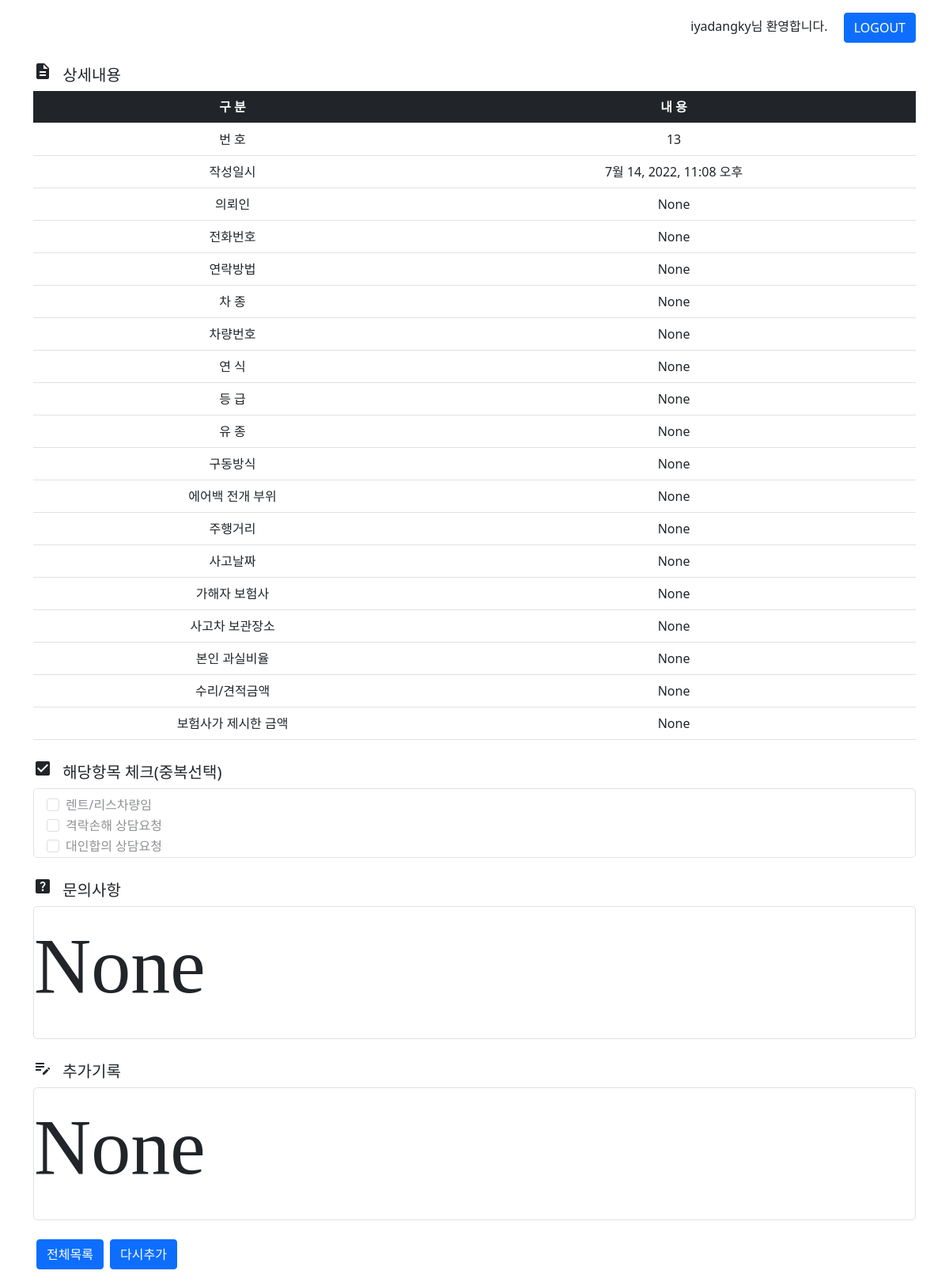
The app's page /posts/13/record/ (signed in) with its own data.
### posts/models.py (models this page shows)
class Post(models.Model):
    created_at = models.DateTimeField()
    password = models.CharField(max_length=50, null=True)
    client = models.CharField(max_length=50, null=True)
    phoneNumber = models.CharField(max_length=50, null=True)
    contact = models.CharField(max_length=50, null=True)
    carModel = models.CharField(max_length=50, null=True)
    carNumber = models.CharField(max_length=50, null=True)
    birth = models.CharField(max_length=50, null=True)
    trim = models.CharField(max_length=50, null=True)
    fuel = models.CharField(max_length=50, null=True)
    driveType = models.CharField(max_length=50, null=True)
    airbag = models.CharField(max_length=50, null=True)
    mileage = models.CharField(max_length=50, null=True)
    eventDate = models.CharField(max_length=50, null=True)
    repairCost = models.CharField(max_length=50, null=True)
    proposedCompensation = models.CharField(max_length=50, null=True)
    insuranceCompany = models.CharField(max_length=50, null=True)
    faultRatio = models.CharField(max_length=50, null=True)
    location = models.CharField(max_length=50, null=True)
    others1 = models.CharField(max_length=50, null=True)
    others2 = models.CharField(max_length=50, null=True)
    others3 = models.CharField(max_length=50, null=True)
    note = models.CharField(max_length=500, null=True)
    addition = models.CharField(max_length=500, null=True)
    price = models.CharField(max_length=50, null=True)
    opinion = models.CharField(max_length=500, null=True)
    image1 = models.FileField(upload_to='posts', null=True)
    image2 = models.FileField(upload_to='posts', null=True)
    image3 = models.FileField(upload_to='posts', null=True)
    image4 = models.FileField(upload_to='posts', null=True)
    image5 = models.FileField(upload_to='posts', null=True)
    image6 = models.FileField(upload_to='posts', null=True)
    image7 = models.FileField(upload_to='posts', null=True)
    image8 = models.FileField(upload_to='posts', null=True)
    image9 = models.FileField(upload_to='posts', null=True)
    image10 = models.FileField(upload_to='posts', null=True)
    image11 = models.FileField(upload_to='posts', null=True)
    image12 = models.FileField(upload_to='posts', null=True)
    image13 = models.FileField(upload_to='posts', null=True)
    image14 = models.FileField(upload_to='posts', null=True)
    image15 = models.FileField(upload_to='posts', null=True)
    image16 = models.FileField(upload_to='posts', null=True)
    image17 = models.FileField(upload_to='posts', null=True)

### posts/views.py (the view)
# urls.py: path('<int:post_id>/record/', views.record, name="record"),
@login_required
def record(request, post_id):
    post = Post.objects.get(id=post_id)
    post.client = request.POST.get('client')
    post.phoneNumber = request.POST.get('phoneNumber')
    post.contact = request.POST.get('contact')
    post.carModel = request.POST.get('carModel')
    post.carNumber = request.POST.get('carNumber')
    post.birth = request.POST.get('birth')
    post.trim = request.POST.get('trim')
    post.fuel = request.POST.get('fuel')
    post.driveType = request.POST.get('driveType')
    post.airbag = request.POST.get('airbag')
    post.mileage = request.POST.get('mileage')
    post.eventDate = request.POST.get('eventDate')
    post.repairCost = request.POST.get('repairCost')
    post.proposedCompensation = request.POST.get('proposedCompensation')
    post.insuranceCompany = request.POST.get('insuranceCompany')
    post.faultRatio = request.POST.get('faultRatio')
    post.location = request.POST.get('location')
    post.others1 = request.POST.get('others1')
    post.others2 = request.POST.get('others2')
    post.others3 = request.POST.get('others3')
    post.note = request.POST.get('note')
    post.addition = request.POST.get('addition')
    post.image1 = request.FILES.get('image1')
    post.image2 = request.FILES.get('image2')
    post.image3 = request.FILES.get('image3')
    post.image4 = request.FILES.get('image4')
    post.image5 = request.FILES.get('image5')
    post.image6 = request.FILES.get('image6')
    post.image13 = request.FILES.get('image13')
    post.image14 = request.FILES.get('image14')
    post.image15 = request.FILES.get('image15')
    post.image16 = request.FILES.get('image16')
    post.image17 = request.FILES.get('image17')
    post.save()
    context = {'post' : post}
    return render(request, 'posts/addition.html', context)

### posts/templates/posts/addition.html (shortened to what this page needs)
{% extends 'base.html' %}
{% load static %}
{% block content %}
    <div class="container">
        <h5><span class="material-icons me-2">description</span> 상세내용</h5>
            <table class="table mb-4">
                <thead class="table-dark text-center">
                    <tr>
                        <th class="cell">구 분</td>
                        <th>내 용</td>
                    </tr>
                </thead>
                <tbody>
                    <tr>
                        <td class="cell text-center">번 호</td>
                        <td class="text-center">{{ post.id }}</td>
                    </tr>
                    <tr>
                        <td class="cell text-center">작성일시</td>
                        <td class="text-center">{{ post.created_at }}</td>
                    </tr>
                    <tr>
                        <td class="cell text-center">의뢰인</td>
                        <td class="text-center">{{ post.client }}</td>
                    </tr>
                    <tr>
                        <td class="cell text-center">전화번호</td>
                        <td class="text-center">{{ post.phoneNumber }}</td>
                    </tr>
                    <tr>
                        <td class="cell text-center">연락방법</td>
                        <td class="text-center">{{ post.contact }}</td>
                    </tr>
                    <tr>
                        <td class="cell text-center">차 종</td>
                        <td class="text-center">{{ post.carModel }}</td>
                    </tr>
                    <tr>
                        <td class="cell text-center">차량번호</td>
                        <td class="text-center">{{ post.carNumber }}</td>
                    </tr>
                    <tr>
                        <td class="cell text-center">연 식</td>
                        <td class="text-center">{{ post.birth }}</td>
                    </tr>
                    <tr>
                        <td class="cell text-center">등 급</td>
                        <td class="text-center">{{ post.trim }}</td>
                    </tr>
                    <tr>
                        <td class="cell text-center">유 종</td>
                        <td class="text-center">{{ post.fuel }}</td>
                    </tr>
                    <tr>
                        <td class="cell text-center">구동방식</td>
                        <td class="text-center">{{ post.driveType }}</td>
                    </tr>
                    <tr>
                        <td class="cell text-center">에어백 전개 부위</td>
                        <td class="text-center">{{ post.airbag }}</td>
                    </tr>
                    <tr>
                        <td class="cell text-center">주행거리</td>
                        <td class="text-center">{{ post.mileage }}</td>
                    </tr>
                    <tr>
                        <td class="cell text-center">사고날짜</td>
                        <td class="text-center">{{ post.eventDate }}</td>
                    </tr>
                    <tr>
                        <td class="cell text-center">가해자 보험사</td>
                        <td class="text-center">{{ post.insuranceCompany }}</td>
                    </tr>
                    <tr>
                        <td class="cell text-center">사고차 보관장소</td>
                        <td class="text-center">{{ post.location }}</td>
                    </tr>
                    <tr>
                        <td class="cell text-center">본인 과실비율</td>
                        <td class="text-center">{{ post.faultRatio }}</td>
                    </tr>
                    <tr>
                        <td class="cell text-center">수리/견적금액</td>
                        <td class="text-center">{{ post.repairCost }}</td>
                    </tr>
                    <tr>
                        <td class="cell text-center">보험사가 제시한 금액</td>
                        <td class="text-center">{{ post.proposedCompensation }}</td>
                    </tr>
                 </tbody>
            </table>
        <h5><span class="material-icons me-2">check_box</span> 해당항목 체크(중복선택)</h5>
            <div class="border rounded-3 mb-4">
                {% if post.others1 %}
                <div class="form-check mt-2 ms-3">
                    <input class="form-check-input" type="checkbox" value="확인" id="flexCheckCheckedDisabled" checked disabled>
                    <label class="form-check-label" for="flexCheckCheckedDisabled">렌트/리스차량임</label>
                </div>
                {% else %}
                <div class="form-check mt-2 ms-3">
                    <input class="form-check-input" type="checkbox" value="확인" id="flexCheckDisabled" disabled>
                    <label class="form-check-label" for="flexCheckDisabled">렌트/리스차량임</label>
                </div>
                {% endif %}
                {% if post.others2 %}
                <div class="form-check ms-3">
                    <input class="form-check-input" type="checkbox" value="확인" id="flexCheckCheckedDisabled" checked disabled>
                    <label class="form-check-label" for="flexCheckCheckedDisabled">격락손해 상담요청</label>
                </div>
                {% else %}
                <div class="form-check ms-3">
                    <input class="form-check-input" type="checkbox" value="확인" id="flexCheckDisabled" disabled>
                    <label class="form-check-label" for="flexCheckDisabled">격락손해 상담요청</label>
                </div>
                {% endif %}
                {% if post.others3 %}
                <div class="form-check ms-3">
                    <input class="form-check-input" type="checkbox" value="확인" id="flexCheckCheckedDisabled" checked disabled>
                    <label class="form-check-label" for="flexCheckCheckedDisabled">대인합의 상담요청</label>
                </div>
                {% else %}
                <div class="form-check ms-3">
                    <input class="form-check-input" type="checkbox" value="확인" id="flexCheckDisabled" disabled>
                    <label class="form-check-label" for="flexCheckDisabled">대인합의 상담요청</label>
                </div>
                {% endif %}
            </div>
        <h5><span class="material-icons me-2">help_center</span> 문의사항</h5>
            <div class="border rounded-3 mb-4">
                <p>{{ post.note }}</p>
            </div>
        <h5><span class="material-icons me-2">edit_note</span> 추가기록</h5>
        <div class="border rounded-3 mb-4">
            <p>{{ post.addition }}</p>
        </div>
        <a href="{% url 'posts:index' %}" class="btn btn-primary ms-1 mb-3">전체목록</a>
        <a href="{% url 'posts:add' post.id %}" class="btn btn-primary ms-1 mb-3">다시추가</a>
    </div>
{% endblock %}

### templates/base.html (shortened to what this page needs)
{% load static %}
<!DOCTYPE html>
<html lang="ko">
<head>
    <link href="https://cdn.jsdelivr.net/npm/bootstrap@5.0.2/dist/css/bootstrap.min.css" rel="stylesheet">
    <link rel="stylesheet" href="{% static 'style.css' %}">
    <link rel="stylesheet" href="{% static 'posts/style.css' %}">
</head>
<body>
    <div class="container pt-3 mb-4" style="display: flex; justify-content: flex-end;">
        {% if user.is_authenticated %}
            <form method="POST" action="{% url 'accounts:logout' %}">
                {{ user.get_username }}님 환영합니다.
                <button type="submit" class="btn btn-primary ms-3">LOGOUT</button>
            </form>
        {% endif %}
    </div>
    {% block content %}
    {% endblock %}
</body>
</html>

### static/style.css (style rules this page uses)
input { font-family: fontAwesome; }
P { font-family: 'Rampart One', cursive; font-size: 100px; }

### records on screen
Post: id "13", created_at "7월 14, 2022, 11:08 오후", client "None", phoneNumber "None", contact "None", carModel "None", carNumber "None", birth "None", trim "None", fuel "None", driveType "None", airbag "None", mileage "None", eventDate "None", insuranceCompany "None", location "None", faultRatio "None", repairCost "None", proposedCompensation "None", note "None", addition "None"

### other values on screen
{{ user.get_username }} "iyadangky"
